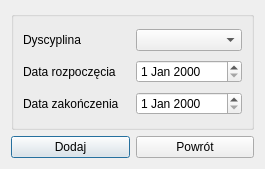
<?xml version="1.0" encoding="UTF-8"?>
<ui version="4.0">
 <class>Okno_dodanieSezonu</class>
 <widget class="QDialog" name="Okno_dodanieSezonu">
  <property name="geometry">
   <rect>
    <x>0</x>
    <y>0</y>
    <width>265</width>
    <height>169</height>
   </rect>
  </property>
  <property name="windowTitle">
   <string>Dodanie sezonu</string>
  </property>
  <layout class="QVBoxLayout" name="verticalLayout">
   <item>
    <widget class="QGroupBox" name="groupBox">
     <property name="title">
      <string/>
     </property>
     <layout class="QGridLayout" name="gridLayout">
      <item row="0" column="0">
       <widget class="QLabel" name="label">
        <property name="text">
         <string>Dyscyplina</string>
        </property>
       </widget>
      </item>
      <item row="0" column="1">
       <widget class="QComboBox" name="comboBox"/>
      </item>
      <item row="1" column="0">
       <widget class="QLabel" name="label_2">
        <property name="text">
         <string>Data rozpoczęcia</string>
        </property>
       </widget>
      </item>
      <item row="1" column="1">
       <widget class="QDateEdit" name="dateEdit"/>
      </item>
      <item row="2" column="0">
       <widget class="QLabel" name="label_3">
        <property name="text">
         <string>Data zakończenia</string>
        </property>
       </widget>
      </item>
      <item row="2" column="1">
       <widget class="QDateEdit" name="dateEdit_2"/>
      </item>
     </layout>
    </widget>
   </item>
   <item>
    <layout class="QHBoxLayout" name="horizontalLayout">
     <item>
      <widget class="QPushButton" name="pushButton">
       <property name="text">
        <string>Dodaj</string>
       </property>
      </widget>
     </item>
     <item>
      <widget class="QPushButton" name="pushButton_2">
       <property name="text">
        <string>Powrót</string>
       </property>
      </widget>
     </item>
    </layout>
   </item>
  </layout>
 </widget>
 <resources/>
 <connections/>
</ui>
